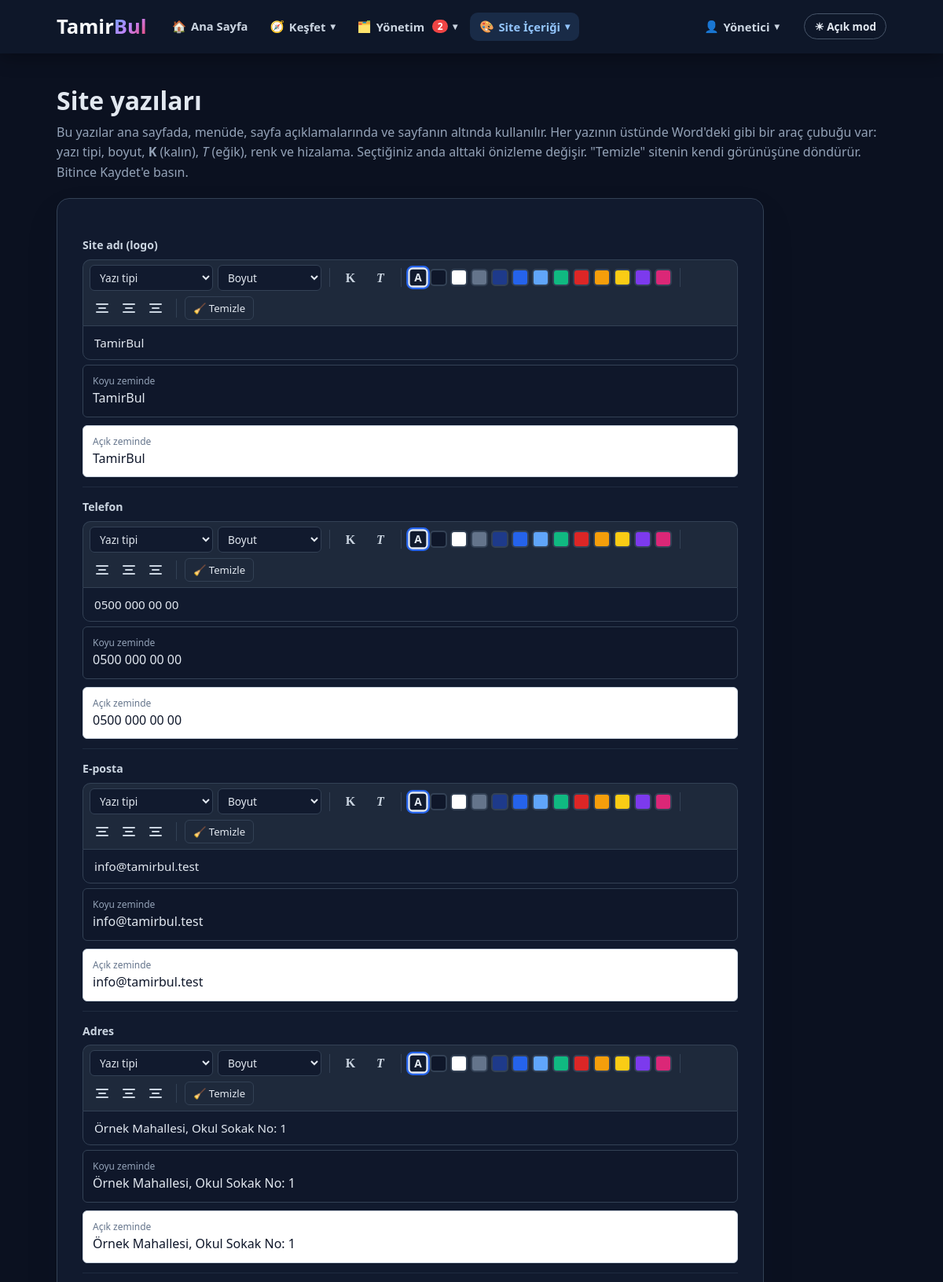
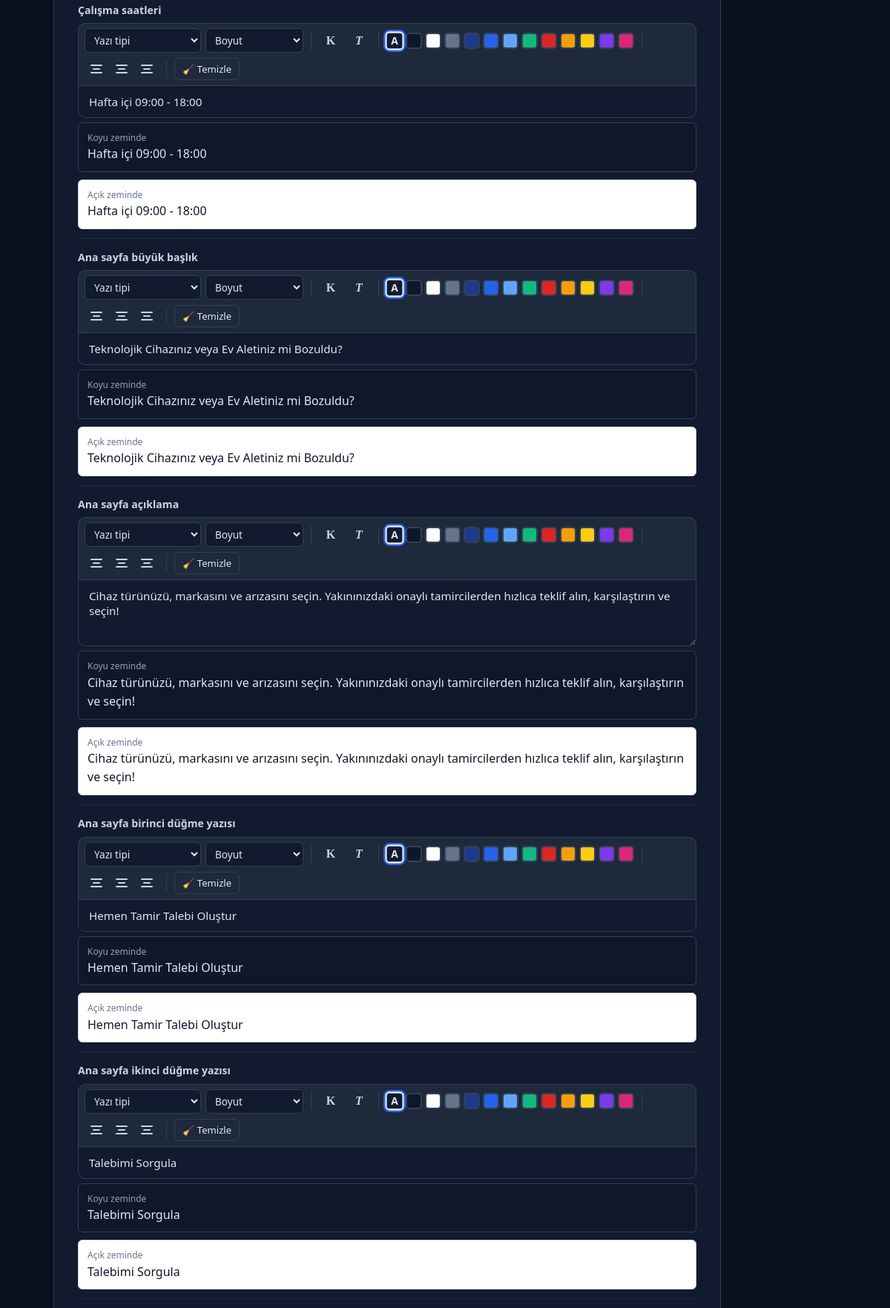
The app's page /admin/ayarlar.php (signed in, upper part) with its own data (2 pictures, top to bottom).
### tables this page shows
CREATE TABLE site_ayarlari (
    id INT AUTO_INCREMENT PRIMARY KEY,  
    anahtar VARCHAR(50) NOT NULL UNIQUE,  
    deger TEXT NOT NULL,  
    etiket VARCHAR(100) NOT NULL DEFAULT ''  
);

### ortak/hazirla.php (called while the page is built, shortened)
<?php
if (is_dir("ortak")) {
    $kok = "";
} else {
    $kok = "../";
}
include __DIR__ . "/baglanti.php";
include __DIR__ . "/guvenlik.php";
include __DIR__ . "/yazi-stili.php";

### ortak/baglanti.php (called while the page is built, shortened)
<?php
$baglanti = mysqli_connect("127.0.0.1", "root", "", "tamirbul");
$veritabani_hazir = ($baglanti != false);
if ($veritabani_hazir) {
    mysqli_set_charset($baglanti, "utf8mb4");
}
function sorgula($sorgu) {
    global $baglanti;
    return mysqli_query($baglanti, $sorgu);
}
function satirlar($sorgu) {
    $liste = array();
    $sonuc = sorgula($sorgu);
    while ($sonuc && $satir = mysqli_fetch_assoc($sonuc)) {
        $liste[] = $satir;
    }
    return $liste;
}
function tek_satir($sorgu) {
    $liste = satirlar($sorgu);
    if (count($liste) == 0) {
        return null;
    }
    return $liste[0];
}
function sayi_getir($sorgu) {
    $satir = tek_satir($sorgu);
    return (int) reset($satir);
}
function temizle($yazi) {
    global $baglanti;
    return mysqli_real_escape_string($baglanti, $yazi);
}
function ayar_getir($anahtar, $yoksa_bu) {
    $satir = tek_satir("SELECT deger FROM site_ayarlari WHERE anahtar = '" . temizle($anahtar) . "'");
    return $satir["deger"];
}

### ortak/yazi-stili.php (called while the page is built, shortened)
<?php
function yazi_stili_oku($anahtar) {
    global $yazi_stil_secenekleri;
    $satir = tek_satir("SELECT * FROM yazi_stilleri WHERE anahtar = '" . temizle($anahtar) . "'");
    $secimler = array();
    foreach ($yazi_stil_secenekleri as $sutun => $bilgi) {
        $secimler[$sutun] = "";
    }
    return $secimler;
}
function yazi_stili($anahtar) {
    $secimler = yazi_stili_oku($anahtar);
    $css = "";
    if ($css == "") {
        return "";
    }
    return ' style="' . trim($css) . '"';
}

### ortak/guvenlik.php (called while the page is built, shortened)
<?php
function temiz_yaz($metin) {
    return htmlspecialchars($metin, ENT_QUOTES, "UTF-8");
}

### ortak/stil-araclari.php (the view, shortened to what this page needs)
<?php
$stil_ad = "stil[" . temiz_yaz($stil_anahtar) . "]";
?>
<div class="kelime-araclari" role="toolbar" aria-label="Yazı stili">
    <select class="arac-secim" name="<?php echo $stil_ad; ?>[yazi_tipi]" title="Yazı tipi">
        <option value="">Yazı tipi</option>
    </select>
    <select class="arac-secim arac-dar" name="<?php echo $stil_ad; ?>[boyut]" title="Yazı boyutu">
        <option value="">Boyut</option>
    </select>
    <label class="arac-dugmesi" title="Kalın">
        <span class="arac-yuzu"><b>K</b></span>
    </label>
    <label class="arac-dugmesi" title="Eğik (italik)">
        <span class="arac-yuzu"><i>T</i></span>
    </label>
    <span class="renk-paleti" title="Yazı rengi">
        <label class="renk-kutusu" title="Otomatik (sitenin rengi)">
            <span class="arac-yuzu renk-otomatik">A</span>
        </label>
        <?php foreach ($yazi_stil_secenekleri["renk"]["secenekler"] as $kod => $secenek) { ?>
            <?php
            $renk_kodu = str_replace(array("color: ", ";"), "", $secenek[1]);
            ?>
            <label class="renk-kutusu" title="<?php echo temiz_yaz($secenek[0]); ?>">
                <span class="arac-yuzu" style="background: <?php echo temiz_yaz($renk_kodu); ?>;"></span>
            </label>
        <?php } ?>
    </span>
    <span class="hiza-dugmeleri">
        <?php foreach ($yazi_stil_secenekleri["hizalama"]["secenekler"] as $kod => $secenek) { ?>
            <label class="arac-dugmesi" title="<?php echo temiz_yaz($secenek[0]); ?> hizala">
                <span class="arac-yuzu hiza-ikonu hiza-<?php echo $kod; ?>"><i></i><i></i><i></i></span>
            </label>
        <?php } ?>
    </span>
    <button type="button" class="arac-temizle" title="Biçimi temizle"><span class="ikon">🧹</span> Temizle</button>
</div>

### ortak/baslik.php (shortened to what this page needs)
<?php
$site_adi = ayar_getir("site_adi", "TamirBul");
$logo_on = mb_substr($site_adi, 0, 5, "UTF-8");
$logo_arka = mb_substr($site_adi, 5, null, "UTF-8");
$tema = "koyu";
$tema_dugme_yazisi = "☀ Açık mod";
$acik_sayfa = basename($_SERVER["PHP_SELF"]);
if ($kok != "") {
    $acik_sayfa = basename(dirname($_SERVER["PHP_SELF"])) . "/" . $acik_sayfa;
}
function menu_linki($adres, $ikon, $yazi, $aciklama, $sayi) {
    return array("adres" => $adres, "ikon" => $ikon, "yazi" => $yazi, "aciklama" => $aciklama, "sayi" => $sayi);
}
$rol = "ziyaretci";
if (giris_yapildi_mi()) {
    $rol = $_SESSION["rol"];
}
$kisi_basligi = "Hesap";
if (giris_yapildi_mi()) {
    $kisi_basligi = $_SESSION["ad"];
}
$menu_gruplari = array();
$menu_gruplari[] = array("baslik" => "Keşfet", "ikon" => "🧭", "sag" => false, "linkler" => array(
    menu_linki("hizmetler.php", "🛠️", "Hizmetler", "Tamir çeşitleri ve başlangıç fiyatları", 0),
    menu_linki("tamirciler.php", "👷", "Tamirciler", "Onaylı tamirciler ve puanları", 0),
    menu_linki("hakkimizda.php", "💡", "Hakkımızda", "TamirBul nedir, nasıl çalışır?", 0),
    menu_linki("iletisim.php", "✉️", "İletişim", "Bize yazın, sorunuzu sorun", 0)
));
if ($rol == "admin") {
    $menu_bekleyen_usta = sayi_getir("SELECT COUNT(*) FROM kullanicilar WHERE rol = 'tamirci' AND onayli = 0");
    $menu_okunmamis_mesaj = sayi_getir("SELECT COUNT(*) FROM mesajlar WHERE okundu = 0");
    $menu_gruplari[] = array("baslik" => "Yönetim", "ikon" => "🗂️", "sag" => false, "linkler" => array(
        menu_linki("admin/panel.php", "📊", "Özet", "Her şey tek ekranda", 0),
        menu_linki("admin/kullanicilar.php", "👥", "Kullanıcılar", "Üyeler ve tamirci onayı", $menu_bekleyen_usta),
        menu_linki("admin/talepler.php", "📋", "Talepler", "Bütün talepler ve durumları", 0),
        menu_linki("admin/randevular.php", "📅", "Randevular", "Kurulan randevular", 0),
        menu_linki("admin/mesajlar.php", "✉️", "Mesajlar", "İletişim formundan gelenler", $menu_okunmamis_mesaj),
        menu_linki("admin/kayitlar.php", "📜", "İşlem kayıtları", "Kim, ne zaman, ne yaptı (log)", 0)
    ));
    $menu_gruplari[] = array("baslik" => "Site İçeriği", "ikon" => "🎨", "sag" => false, "linkler" => array(
        menu_linki("admin/ayarlar.php", "✏️", "Site yazıları", "Yazılar ve yazı stilleri", 0),
        menu_linki("admin/slaytlar.php", "🖼️", "Ana sayfa resimleri", "Üstte değişen resimler", 0),
        menu_linki("admin/adimlar.php", "🔢", "Nasıl çalışır", "Adım kartları", 0),
        menu_linki("admin/kategoriler.php", "🗃️", "Kategoriler", "Ana kategoriler", 0),
        menu_linki("admin/cihaz-turleri.php", "📱", "Cihaz türleri", "Formdaki cihaz listesi", 0),
        menu_linki("admin/hizmetler.php", "🛠️", "Hizmetler", "Tamir çeşitleri ve fiyatlar", 0),
        menu_linki("admin/konumlar.php", "📍", "İl / İlçe", "Konum listesi", 0),
        menu_linki("admin/sayfa-icerik.php", "📄", "Sayfa yazıları", "Hakkımızda gibi uzun yazılar", 0)
    ));
    $menu_gruplari[] = array("baslik" => $kisi_basligi, "ikon" => "👤", "sag" => true, "linkler" => array(
        menu_linki("cikis.php", "🚪", "Çıkış Yap", "", 0)
    ));
}
foreach ($menu_gruplari as $sira => $grup) {
    $toplam_sayi = 0;
    $grupta_mi = false;
    foreach ($grup["linkler"] as $link) {
        $toplam_sayi = $toplam_sayi + $link["sayi"];
        if ($link["adres"] == $acik_sayfa) {
            $grupta_mi = true;
        }
    }
    $menu_gruplari[$sira]["toplam_sayi"] = $toplam_sayi;
    $menu_gruplari[$sira]["aktif"] = $grupta_mi;
}
?>
<!DOCTYPE html>
<html lang="tr" class="<?php echo $tema; ?>">
<head>
    <link rel="stylesheet" href="<?php echo $kok; ?>css/stil.css">
</head>
<body>
    <header class="navbar">
        <div class="container navbar-container">
            <a class="logo" href="<?php echo $kok; ?>index.php">
                <h1<?php echo yazi_stili("site_adi"); ?>><?php echo temiz_yaz($logo_on); ?><span><?php echo temiz_yaz($logo_arka); ?></span></h1>
            </a>
            <button type="button" id="tema-dugmesi" class="tema-dugmesi"><?php echo $tema_dugme_yazisi; ?></button>
            <nav id="menu" class="menu">
                <a class="menu-linki <?php if ($acik_sayfa == "index.php") { echo "aktif"; } ?>" href="<?php echo $kok; ?>index.php"><span class="ikon">🏠</span> Ana Sayfa</a>
                <?php foreach ($menu_gruplari as $grup) { ?>
                    <div class="acilir <?php if ($grup["sag"]) { echo "sag"; } ?> <?php if ($grup["aktif"]) { echo "aktif"; } ?>">
                        <button type="button" class="acilir-dugme" aria-expanded="false">
                            <span class="ikon"><?php echo $grup["ikon"]; ?></span>
                            <?php echo temiz_yaz($grup["baslik"]); ?>
                            <?php if ($grup["toplam_sayi"] > 0) { ?>
                                <span class="menu-sayisi"><?php echo $grup["toplam_sayi"]; ?></span>
                            <?php } ?>
                            <span class="acilir-ok">▾</span>
                        </button>
                    </div>
                <?php } ?>
            </nav>
        </div>
    </header>
    <main>

### admin/ayarlar.php (shortened to what this page needs)
<?php
include "../ortak/hazirla.php";
$stilsiz_ayarlar = array("slayt_suresi", "anasayfa_hizmet_sayisi");
$ayarlar = satirlar("SELECT * FROM site_ayarlari ORDER BY id");
include "../ortak/baslik.php";
?>
<section class="sayfa">
    <div class="kapsayici">
        <h1>Site yazıları</h1>
        <p class="giris-metni">Bu yazılar ana sayfada, menüde, sayfa açıklamalarında ve sayfanın altında kullanılır. Her yazının üstünde Word'deki gibi bir araç çubuğu var: yazı tipi, boyut, <b>K</b> (kalın), <i>T</i> (eğik), renk ve hizalama. Seçtiğiniz anda alttaki önizleme değişir. "Temizle" sitenin kendi görünüşüne döndürür. Bitince Kaydet'e basın.</p>
        <?php include "../ortak/mesajlar.php"; ?>
        <form class="form-kutu form-genis" method="post" action="ayarlar.php">
            <?php foreach ($ayarlar as $ayar) { ?>
                <?php
                $stil_olsun_mu = !in_array($ayar["anahtar"], $stilsiz_ayarlar);
                $stil_anahtar = $ayar["anahtar"];
                $stil_ornek_yazi = $ayar["deger"];
                ?>
                <div class="ayar-satiri <?php if ($stil_olsun_mu) { echo "stil-alani"; } ?>">
                    <label for="<?php echo temiz_yaz($ayar["anahtar"]); ?>"><?php echo temiz_yaz($ayar["etiket"]); ?></label>
                    <?php if ($stil_olsun_mu) { ?>
                        <?php include "../ortak/stil-araclari.php"; ?>
                    <?php } ?>
                    <?php if (mb_strlen($ayar["deger"], "UTF-8") > 60) { ?>
                        <textarea class="stil-hedef" id="<?php echo temiz_yaz($ayar["anahtar"]); ?>" name="ayar[<?php echo temiz_yaz($ayar["anahtar"]); ?>]" rows="3"><?php echo temiz_yaz($ayar["deger"]); ?></textarea>
                    <?php } else { ?>
                        <input class="stil-hedef" id="<?php echo temiz_yaz($ayar["anahtar"]); ?>" name="ayar[<?php echo temiz_yaz($ayar["anahtar"]); ?>]" type="text" value="<?php echo temiz_yaz($ayar["deger"]); ?>">
                    <?php } ?>
                    <?php if ($stil_olsun_mu) { ?>
                        <?php include "../ortak/stil-onizleme.php"; ?>
                    <?php } ?>
                </div>
            <?php } ?>
        </form>
    </div>
</section>
<?php
include "../ortak/altlik.php";
?>

### ortak/stil-onizleme.php (shortened to what this page needs)
<div class="stil-onizlemeler">
    <div class="stil-onizleme koyu-zemin"><span class="kucuk-etiket">Koyu zeminde</span><div class="onizleme-yazisi"<?php echo yazi_stili($stil_anahtar); ?>><?php echo temiz_yaz($stil_ornek_yazi); ?></div></div>
    <div class="stil-onizleme acik-zemin"><span class="kucuk-etiket">Açık zeminde</span><div class="onizleme-yazisi"<?php echo yazi_stili($stil_anahtar); ?>><?php echo temiz_yaz($stil_ornek_yazi); ?></div></div>
</div>

### records on screen
site_ayarlari: deger "Tamir", deger "Bul", etiket "Site adı (logo)", deger "TamirBul"
site_ayarlari: etiket "Telefon", deger "0500 000 00 00"
site_ayarlari: etiket "E-posta", deger "info@tamirbul.test"
site_ayarlari: etiket "Adres", deger "Örnek Mahallesi, Okul Sokak No: 1"
site_ayarlari: etiket "Çalışma saatleri", deger "Hafta içi 09:00 - 18:00"
site_ayarlari: etiket "Ana sayfa büyük başlık", deger "Teknolojik Cihazınız veya Ev Aletiniz mi Bozuldu?"
site_ayarlari: etiket "Ana sayfa açıklama", anahtar+deger "Cihaz türünüzü, markasını ve arızasını seçin. Yakınınızdaki onaylı tamircilerden hızlıca teklif alın, karşılaştırın ve seçin!", deger "Cihaz türünüzü, markasını ve arızasını seçin. Yakınınızdaki onaylı tamircilerden hızlıca teklif alın, karşılaştırın ve seçin!"
site_ayarlari: etiket "Ana sayfa birinci düğme yazısı", deger "Hemen Tamir Talebi Oluştur"
site_ayarlari: etiket "Ana sayfa ikinci düğme yazısı", deger "Talebimi Sorgula"

### other values on screen
$tema_dugme_yazisi "☀ Açık mod"
$grup["ikon"] "🧭"
temiz_yaz($grup["baslik"]) "Keşfet"
$grup["ikon"] "🗂️"
temiz_yaz($grup["baslik"]) "Yönetim"
$grup["toplam_sayi"] "2"
$grup["ikon"] "🎨"
temiz_yaz($grup["baslik"]) "Site İçeriği"
$grup["ikon"] "👤"
temiz_yaz($grup["baslik"]) "Yönetici"
